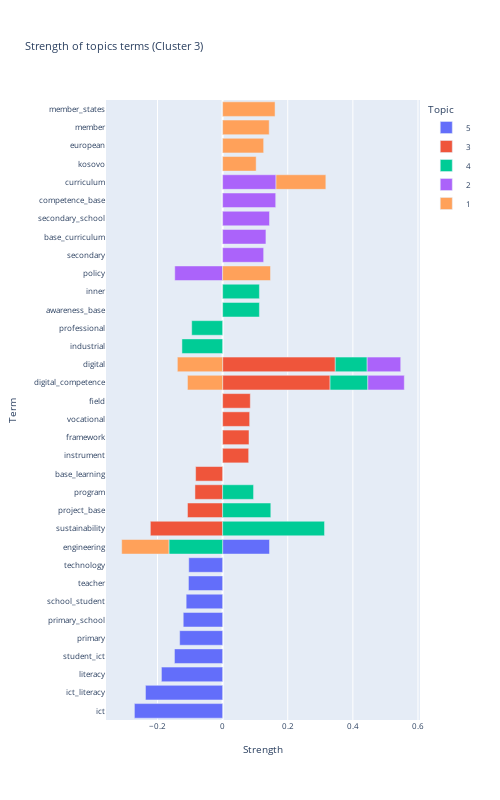

Notebook cell for this chart:
### Code cell
table_strength = pd.DataFrame(strengths_per_topic)
table_strength = table_strength[table_strength["Topic"].isin(relevant_topics)]
table_strength = table_strength.sort_values("Strength", ascending=True)

fig = px.bar(table_strength, color="Topic", y="Term", x="Strength", title=f"Strength of topics terms (Cluster {cluster_id})")
fig.update_layout(
    font=dict(
        size=8
    ),
    height=800,
    width=500
)
fig.show()

### Figure 1 — Plotly figure (JSON) as saved in the notebook; plotly's stock layout.template omitted (floating-point values rounded to 4 significant figures)
{"data": [{"alignmentgroup": "True", "hovertemplate": "Topic=5<br>Strength=%{x}<br>Term=%{y}<extra></extra>", "legendgroup": "5", "marker": {"color": "#636efa", "pattern": {"shape": ""}}, "name": "5", "offsetgroup": "5", "orientation": "h", "showlegend": true, "textposition": "auto", "type": "bar", "x": [-0.271, -0.237, -0.188, -0.148, -0.132, -0.121, -0.112, -0.105, -0.104, 0.144], "xaxis": "x", "y": ["ict", "ict_literacy", "literacy", "student_ict", "primary", "primary_school", "school_student", "teacher", "technology", "engineering"], "yaxis": "y"}, {"alignmentgroup": "True", "hovertemplate": "Topic=3<br>Strength=%{x}<br>Term=%{y}<extra></extra>", "legendgroup": "3", "marker": {"color": "#EF553B", "pattern": {"shape": ""}}, "name": "3", "offsetgroup": "3", "orientation": "h", "showlegend": true, "textposition": "auto", "type": "bar", "x": [-0.222, -0.108, -0.085, -0.083, 0.08, 0.081, 0.083, 0.085, 0.33, 0.346], "xaxis": "x", "y": ["sustainability", "project_base", "program", "base_learning", "instrument", "framework", "vocational", "field", "digital_competence", "digital"], "yaxis": "y"}, {"alignmentgroup": "True", "hovertemplate": "Topic=4<br>Strength=%{x}<br>Term=%{y}<extra></extra>", "legendgroup": "4", "marker": {"color": "#00cc96", "pattern": {"shape": ""}}, "name": "4", "offsetgroup": "4", "orientation": "h", "showlegend": true, "textposition": "auto", "type": "bar", "x": [-0.165, -0.125, -0.095, 0.095, 0.098, 0.113, 0.113, 0.116, 0.148, 0.313], "xaxis": "x", "y": ["engineering", "industrial", "professional", "program", "digital", "awareness_base", "inner", "digital_competence", "project_base", "sustainability"], "yaxis": "y"}, {"alignmentgroup": "True", "hovertemplate": "Topic=2<br>Strength=%{x}<br>Term=%{y}<extra></extra>", "legendgroup": "2", "marker": {"color": "#ab63fa", "pattern": {"shape": ""}}, "name": "2", "offsetgroup": "2", "orientation": "h", "showlegend": true, "textposition": "auto", "type": "bar", "x": [-0.147, 0.103, 0.112, 0.126, 0.133, 0.144, 0.163, 0.164], "xaxis": "x", "y": ["policy", "digital", "digital_competence", "secondary", "base_curriculum", "secondary_school", "competence_base", "curriculum"], "yaxis": "y"}, {"alignmentgroup": "True", "hovertemplate": "Topic=1<br>Strength=%{x}<br>Term=%{y}<extra></extra>", "legendgroup": "1", "marker": {"color": "#FFA15A", "pattern": {"shape": ""}}, "name": "1", "offsetgroup": "1", "orientation": "h", "showlegend": true, "textposition": "auto", "type": "bar", "x": [-0.145, -0.139, -0.108, 0.103, 0.126, 0.143, 0.147, 0.153, 0.161], "xaxis": "x", "y": ["engineering", "digital", "digital_competence", "kosovo", "european", "member", "policy", "curriculum", "member_states"], "yaxis": "y"}], "layout": {"barmode": "relative", "font": {"size": 8}, "height": 800, "legend": {"title": {"text": "Topic"}, "tracegroupgap": 0}, "title": {"text": "Strength of topics terms (Cluster 3)"}, "width": 500, "xaxis": {"anchor": "y", "domain": [0, 1], "title": {"text": "Strength"}}, "yaxis": {"anchor": "x", "domain": [0, 1], "title": {"text": "Term"}}}}
